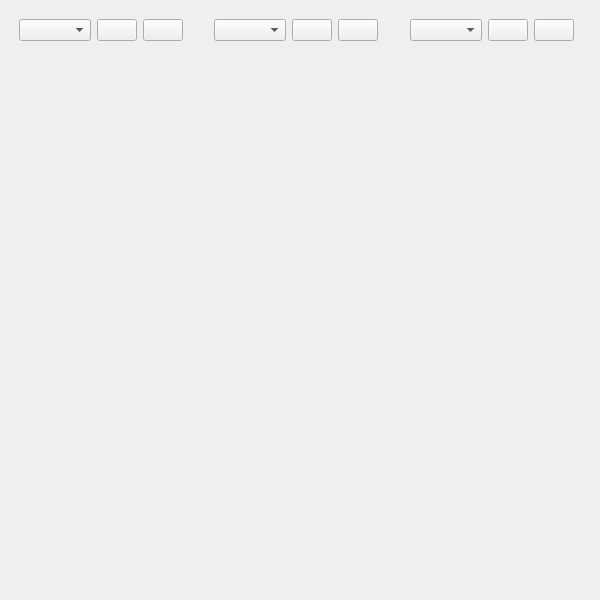
<?xml version="1.0" encoding="UTF-8"?>
<ui version="4.0">
 <class>ImageViewWidget</class>
 <widget class="QWidget" name="ImageViewWidget">
  <property name="enabled">
   <bool>true</bool>
  </property>
  <property name="geometry">
   <rect>
    <x>0</x>
    <y>0</y>
    <width>600</width>
    <height>600</height>
   </rect>
  </property>
  <property name="windowTitle">
   <string>Image View</string>
  </property>

  <layout class="QHBoxLayout" name="horizontalLayout">
   <property name="margin">
    <number>10</number>
   </property>
   
    <item>
      <layout class="QVBoxLayout" name="verticalLayout_A">
        <item>
        <widget class="QWidget" name="toolbar_widget_A1" native="true">
          <layout class="QVBoxLayout" name="verticalLayout_A1">
          <item>
            <layout class="QHBoxLayout" name="horizontalLayout_A1">
            <item>
              <widget class="QComboBox" name="topics_combo_box_A1">
              <property name="sizeAdjustPolicy">
                <enum>QComboBox::AdjustToContents</enum>
              </property>
              </widget>
            </item>
            <item>
              <widget class="QPushButton" name="refresh_topics_push_button_A1">
              <property name="toolTip">
                <string>Refresh topics</string>
              </property>
              <property name="icon">
                <iconset theme="view-refresh">
                <normaloff>.</normaloff>.</iconset>
              </property>
              </widget>
            </item>
            <item>
              <widget class="QPushButton" name="save_as_image_push_button_A1">
              <property name="toolTip">
                <string>Save as image</string>
              </property>
              <property name="icon">
                <iconset theme="image-x-generic">
                <normaloff>.</normaloff>.</iconset>
              </property>
              <property name="iconSize">
                <size>
                <width>25</width>
                <height>25</height>
                </size>
              </property>
              </widget>
            </item>        
            <item>
              <spacer name="horizontalSpacer_A">
              <property name="orientation">
                <enum>Qt::Horizontal</enum>
              </property>
              <property name="sizeHint" stdset="0">
                <size>
                <width>40</width>
                <height>20</height>
                </size>
              </property>
              </spacer>
            </item>
            </layout>
          </item>
          </layout>
        </widget>
        </item>

        <item>
        <layout class="QHBoxLayout" name="image_layout_A" stretch="1,0">
          <property name="spacing">
          <number>0</number>
          </property>
          <item>
          <widget class="QScrollArea" name="scrollArea_A">
            <property name="frameShape">
            <enum>QFrame::NoFrame</enum>
            </property>
            <property name="widgetResizable">
            <bool>true</bool>
            </property>
            <widget class="QWidget" name="scrollAreaWidgetContents_A">
            <property name="geometry">
              <rect>
              <x>0</x>
              <y>0</y>
              <width>767</width>
              <height>650</height>
              </rect>
            </property>
            <property name="sizePolicy">
              <sizepolicy hsizetype="Expanding" vsizetype="Expanding">
              <horstretch>0</horstretch>
              <verstretch>0</verstretch>
              </sizepolicy>
            </property>
            <layout class="QHBoxLayout" name="horizontalLayout_A2">
              <item>
                <widget class="rqt_interactive_image_view::RatioLayoutedFrame" name="image_frame_A">
                <property name="sizePolicy">
                  <sizepolicy hsizetype="Expanding" vsizetype="Expanding">
                  <horstretch>0</horstretch>
                  <verstretch>0</verstretch>
                  </sizepolicy>
                </property>
                <property name="minimumSize">
                  <size>
                  <width>80</width>
                  <height>60</height>
                  </size>
                </property>
                <property name="contextMenuPolicy">
                  <enum>Qt::ActionsContextMenu</enum>
                </property>
                <property name="frameShape">
                  <enum>QFrame::NoFrame</enum>
                </property>
                <property name="lineWidth">
                  <number>1</number>
                </property>
                </widget>
              </item>
              <property name="margin">
                <number>1</number>
              </property>
            </layout>
            </widget>
          </widget>
          </item>
        </layout>
        </item>
      </layout>
    </item>
   
    <item>
      <layout class="QVBoxLayout" name="verticalLayout_B">
        <item>
        <widget class="QWidget" name="toolbar_widget" native="true">
          <layout class="QVBoxLayout" name="verticalLayout_B1">
          <item>
            <layout class="QHBoxLayout" name="horizontalLayout_B1">
            <item>
              <widget class="QComboBox" name="topics_combo_box">
              <property name="sizeAdjustPolicy">
                <enum>QComboBox::AdjustToContents</enum>
              </property>
              </widget>
            </item>
            <item>
              <widget class="QPushButton" name="refresh_topics_push_button">
              <property name="toolTip">
                <string>Refresh topics</string>
              </property>
              <property name="icon">
                <iconset theme="view-refresh">
                <normaloff>.</normaloff>.</iconset>
              </property>
              </widget>
            </item>
            <item>
              <widget class="QPushButton" name="save_as_image_push_button">
              <property name="toolTip">
                <string>Save as image</string>
              </property>
              <property name="icon">
                <iconset theme="image-x-generic">
                <normaloff>.</normaloff>.</iconset>
              </property>
              <property name="iconSize">
                <size>
                <width>25</width>
                <height>25</height>
                </size>
              </property>
              </widget>
            </item>        
            <item>
              <spacer name="horizontalSpacer_3">
              <property name="orientation">
                <enum>Qt::Horizontal</enum>
              </property>
              <property name="sizeHint" stdset="0">
                <size>
                <width>40</width>
                <height>20</height>
                </size>
              </property>
              </spacer>
            </item>
            </layout>
          </item>
          </layout>
        </widget>
        </item>
        <item>
        <layout class="QHBoxLayout" name="image_layout" stretch="1,0">
          <property name="spacing">
          <number>0</number>
          </property>
          <item>
          <widget class="QScrollArea" name="scrollArea">
            <property name="frameShape">
            <enum>QFrame::NoFrame</enum>
            </property>
            <property name="widgetResizable">
            <bool>true</bool>
            </property>
            <widget class="QWidget" name="scrollAreaWidgetContents">
            <property name="geometry">
              <rect>
              <x>0</x>
              <y>0</y>
              <width>767</width>
              <height>650</height>
              </rect>
            </property>
            <property name="sizePolicy">
              <sizepolicy hsizetype="Expanding" vsizetype="Expanding">
              <horstretch>0</horstretch>
              <verstretch>0</verstretch>
              </sizepolicy>
            </property>
            <layout class="QHBoxLayout" name="horizontalLayout_B2">
              <item>
                <widget class="rqt_interactive_image_view::RatioLayoutedFrame" name="image_frame">
                <property name="sizePolicy">
                  <sizepolicy hsizetype="Expanding" vsizetype="Expanding">
                  <horstretch>0</horstretch>
                  <verstretch>0</verstretch>
                  </sizepolicy>
                </property>
                <property name="minimumSize">
                  <size>
                  <width>80</width>
                  <height>60</height>
                  </size>
                </property>
                <property name="contextMenuPolicy">
                  <enum>Qt::ActionsContextMenu</enum>
                </property>
                <property name="frameShape">
                  <enum>QFrame::NoFrame</enum>
                </property>
                <property name="lineWidth">
                  <number>1</number>
                </property>
                </widget>
              </item>
              <property name="margin">
                <number>1</number>
              </property>
            </layout>
            </widget>
          </widget>
          </item>
        </layout>
        </item>
      </layout>
    </item>

    <item>
      <layout class="QVBoxLayout" name="verticalLayout_C">
        <item>
        <widget class="QWidget" name="toolbar_widget_C1" native="true">
          <layout class="QVBoxLayout" name="verticalLayout_C1">
          <item>
            <layout class="QHBoxLayout" name="horizontalLayout_C1">
            <item>
              <widget class="QComboBox" name="topics_combo_box_C1">
              <property name="sizeAdjustPolicy">
                <enum>QComboBox::AdjustToContents</enum>
              </property>
              </widget>
            </item>
            <item>
              <widget class="QPushButton" name="refresh_topics_push_button_C1">
              <property name="toolTip">
                <string>Refresh topics</string>
              </property>
              <property name="icon">
                <iconset theme="view-refresh">
                <normaloff>.</normaloff>.</iconset>
              </property>
              </widget>
            </item>
            <item>
              <widget class="QPushButton" name="save_as_image_push_button_C1">
              <property name="toolTip">
                <string>Save as image</string>
              </property>
              <property name="icon">
                <iconset theme="image-x-generic">
                <normaloff>.</normaloff>.</iconset>
              </property>
              <property name="iconSize">
                <size>
                <width>25</width>
                <height>25</height>
                </size>
              </property>
              </widget>
            </item>        
            <item>
              <spacer name="horizontalSpacer_C">
              <property name="orientation">
                <enum>Qt::Horizontal</enum>
              </property>
              <property name="sizeHint" stdset="0">
                <size>
                <width>40</width>
                <height>20</height>
                </size>
              </property>
              </spacer>
            </item>
            </layout>
          </item>
          </layout>
        </widget>
        </item>

        <item>
        <layout class="QHBoxLayout" name="image_layout_C" stretch="1,0">
          <property name="spacing">
          <number>0</number>
          </property>
          <item>
          <widget class="QScrollArea" name="scrollArea_C">
            <property name="frameShape">
            <enum>QFrame::NoFrame</enum>
            </property>
            <property name="widgetResizable">
            <bool>true</bool>
            </property>
            <widget class="QWidget" name="scrollAreaWidgetContents_C">
            <property name="geometry">
              <rect>
              <x>0</x>
              <y>0</y>
              <width>767</width>
              <height>650</height>
              </rect>
            </property>
            <property name="sizePolicy">
              <sizepolicy hsizetype="Expanding" vsizetype="Expanding">
              <horstretch>0</horstretch>
              <verstretch>0</verstretch>
              </sizepolicy>
            </property>
            <layout class="QHBoxLayout" name="horizontalLayout_C2">
              <item>
                <widget class="rqt_interactive_image_view::RatioLayoutedFrame" name="image_frame_C">
                <property name="sizePolicy">
                  <sizepolicy hsizetype="Expanding" vsizetype="Expanding">
                  <horstretch>0</horstretch>
                  <verstretch>0</verstretch>
                  </sizepolicy>
                </property>
                <property name="minimumSize">
                  <size>
                  <width>80</width>
                  <height>60</height>
                  </size>
                </property>
                <property name="contextMenuPolicy">
                  <enum>Qt::ActionsContextMenu</enum>
                </property>
                <property name="frameShape">
                  <enum>QFrame::NoFrame</enum>
                </property>
                <property name="lineWidth">
                  <number>1</number>
                </property>
                </widget>
              </item>
              <property name="margin">
                <number>1</number>
              </property>
            </layout>
            </widget>
          </widget>
          </item>
        </layout>
        </item>
      </layout>
    </item>

  </layout>
 </widget>
 <customwidgets>
  <customwidget>
   <class>rqt_interactive_image_view::RatioLayoutedFrame</class>
   <extends>QFrame</extends>
   <header>rqt_interactive_image_view/ratio_layouted_frame.h</header>
   <container>1</container>
  </customwidget>
 </customwidgets>
 <resources/>
 <connections/>
</ui>
